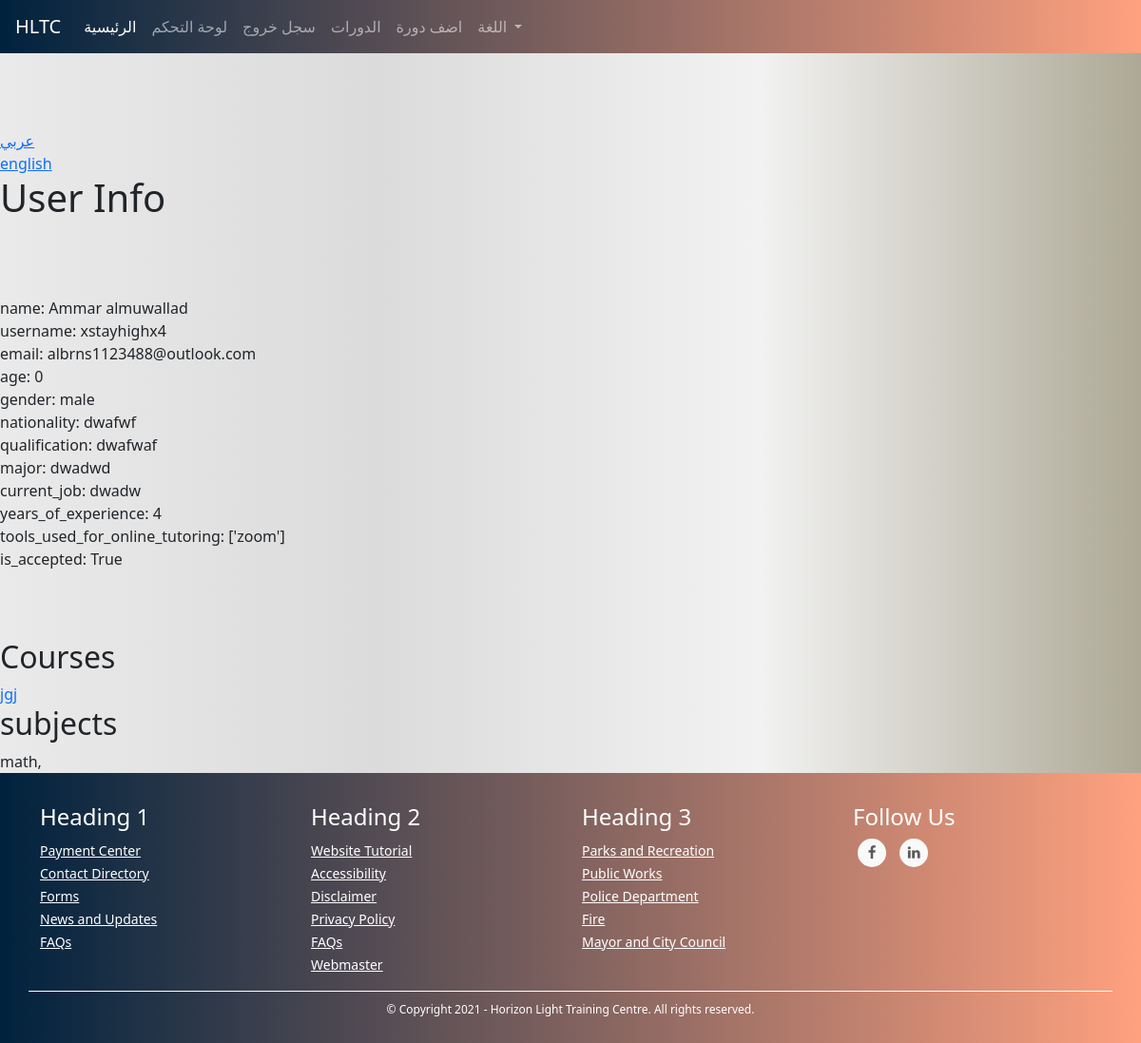
Before: /admins/user/3 (signed in) with the older database file.
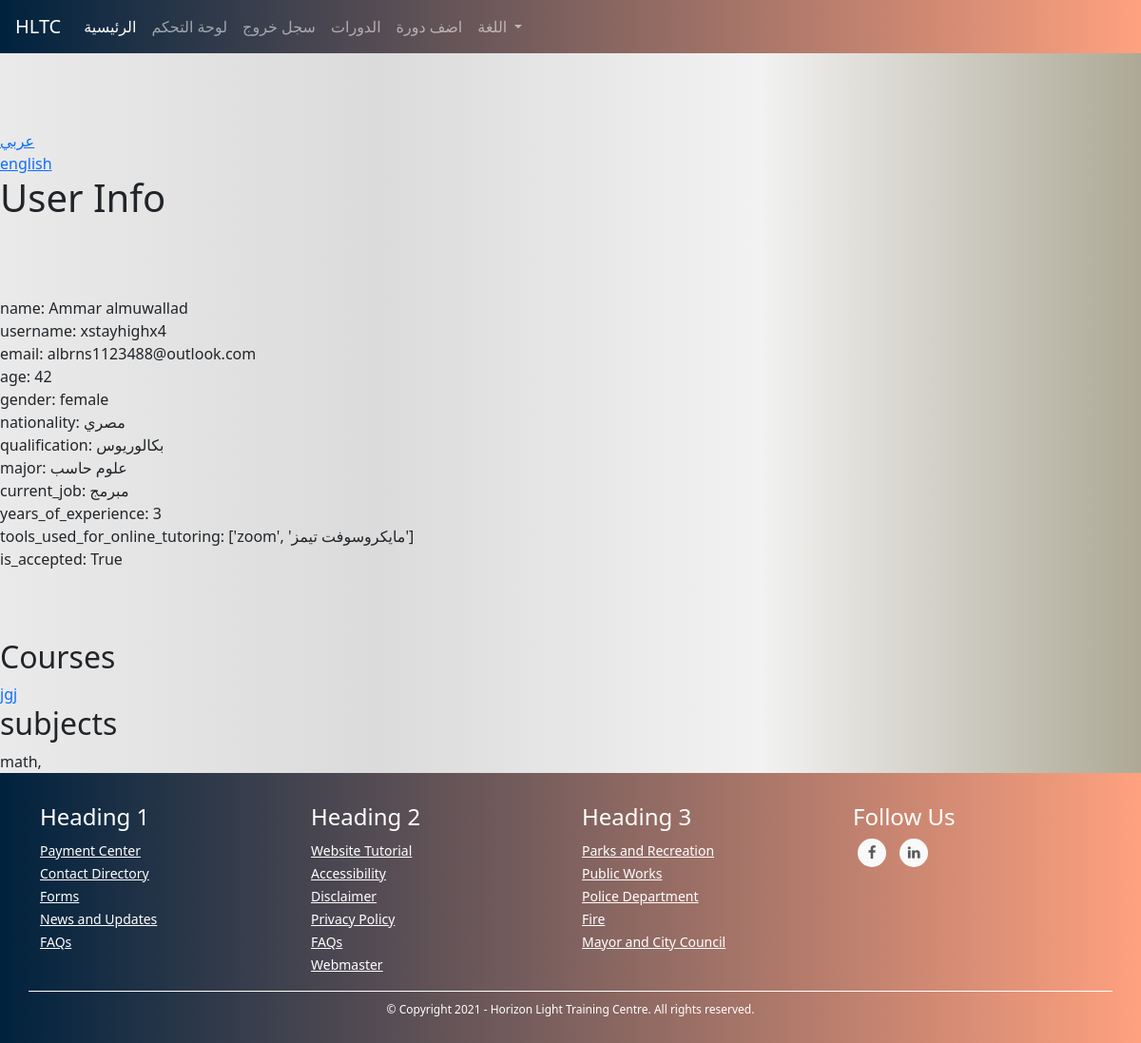
After: the same page with the newer database file.
### TUTOR/models.py (models this page shows, shortened)
class UserModel(db.Model, UserMixin):
    id = db.Column(db.Integer, primary_key=True)
    first_name = db.Column(db.String(128), nullable=False)
    last_name = db.Column(db.String(128), nullable=False)
    username = db.Column(db.String(20), unique=True, nullable=False)
    email = db.Column(db.String(256), unique=True, nullable=False)
    password = db.Column(db.String(255), nullable=False)
    user_type = db.Column(db.String(30), nullable=False)
    _gender = db.Column(db.Boolean, nullable=False, default=True)
    email_confirmation_code = db.Column(db.String(5), nullable=True)
    is_confirmed = db.Column(db.Boolean, nullable=False, default=False)
    creation_date = db.Column(db.DateTime, nullable=False, default=datetime.utcnow)
    admin_data_model = db.relationship('AdminDataModel', backref='user', uselist=False)
    tutor_data_model = db.relationship('TutorDataModel', backref='user', uselist=False)
    student_data_model = db.relationship('StudentDataModel', backref='user', uselist=False)
    @property
    def full_name(self):
        return self.first_name + " " + self.last_name
    @property
    def gender(self):
        return "male" if self._gender else "female"

class TutorDataModel(db.Model):
    id = db.Column(db.Integer, primary_key=True)
    date_of_birth = db.Column(db.DateTime, nullable=False)
    nationality = db.Column(db.String(30), nullable=False)
    qualification = db.Column(db.String(35), nullable=False)
    major = db.Column(db.String(35), nullable=False)
    current_job = db.Column(db.String(50), nullable=False)
    _subjects = db.Column(db.String(), nullable=False) # [subject1, subject2, ...]
    years_of_experience = db.Column(db.Integer, nullable=False)
    _tools_used_for_online_tutoring = db.Column(db.String(), nullable=False) # [tool1, tool2, ...]
    is_accepted = db.Column(db.Boolean, nullable=False, default=False)
    courses = db.relationship('CourseModel', backref='tutor')
    user_id = db.Column(db.Integer, db.ForeignKey('user_model.id'))
    @property
    def age(self):
        return int((datetime.date(datetime.utcnow()) - datetime.date(self.date_of_birth)).days / 365)
    @property
    def subjects(self):
        return json.loads(self._subjects)
    @property
    def tools_used_for_online_tutoring(self):
        return json.loads(self._tools_used_for_online_tutoring)

class CourseModel(db.Model):
    id = db.Column(db.Integer, primary_key=True)
    name = db.Column(db.String(130), nullable=False)
    description = db.Column(db.String(1000), nullable=False)
    subject = db.Column(db.String(), nullable=False)
    price = db.Column(db.Integer, nullable=False)
    min_students = db.Column(db.Integer, nullable=False)
    max_students = db.Column(db.Integer, nullable=False)
    currency = db.Column(db.String(3), nullable=False)
    began = db.Column(db.Boolean, nullable=False, default=False)
    ended = db.Column(db.Boolean, nullable=False, default=False)
    course_type = db.Column(db.Integer, nullable=False) # 1 for start when min number # 2 for start with min and date
    _period = db.Column(db.Integer, nullable=True) # days
    _start_date = db.Column(db.DateTime, nullable=True)
    _end_date = db.Column(db.DateTime, nullable=True)
    links = db.Column(db.String(), nullable=False) # {"zoom": "link", ....}
    weekly_time_table_json  = db.Column(db.String(1000), nullable=False) # {"saturday": {"from": ..., "to": ...}, ...}
    _state = db.Column(db.String(), nullable=False, default=json.dumps({"state_code": 1, "state_string": "لم تبدأ بعد", "allowed_actions": ["join", "view", "start", "cancel"]})) # {"state_code": 2, "state_string": "قائم", "allowed_actions": ["view", "end"]} {"state_code": 3, "state_string": "انتهى", "allowed_actions": ["delete"]} {"state_code": 4, "state_string": "ملغي", "allowed_actions": ["delete"]}
    number_of_students_paid = db.Column(db.Integer, nullable=False, default=0)
    have_sent_first_payment_emails = db.Column(db.Boolean, nullable=False, default=False)
    created_by_admin = db.Column(db.Boolean, nullable=False)
    creation_date = db.Column(db.DateTime, nullable=False, default=datetime.utcnow)
    payment_model = db.relationship('PaymentModel', backref='course', uselist=False)
    tutor_data_model_id = db.Column(db.Integer, db.ForeignKey('tutor_data_model.id'),
        nullable=False)
    def start(self):
        self.began = True
        self._state = json.dumps({"state_code": 2, "state_string": "قائم", "allowed_actions": ["view", "end"]})
        if self.course_type == 1:
            now = datetime.date(datetime.utcnow())
            self._start_date = now
            self._end_date = now + timedelta(days=self.period)
        db.session.commit()
        for sdm in self.students: # the paymetn is when a student joins not when the course begins bcz the course wont begin if students didn't pay
            send_student_course_start_email(sdm.user, self)
        send_tutor_course_start_email(self.tutor.user, self)
        return True
    def end(self):
        self.ended = True
        self._state = json.dumps({"state_code": 3, "state_string": "انتهى", "allowed_actions": ["delete"]})
        db.session.commit()
        for sdm in self.students:
            send_student_course_ended_email(sdm.user, self)
        send_tutor_course_ended_email(self.tutor.user, self)
        return True
    def cancel(self):
        self._state = json.dumps({"state_code": 4, "state_string": "ملغي", "allowed_actions": ["delete"]})
        db.session.commit()
        self.payment_model.refund_all()
        for sdm in self.students:
            send_student_course_canceled_email(sdm.user, self)
        send_tutor_course_canceled_email(self.tutor.user, self)

### TUTOR/ADMINISTRATION/routes.py (the view)
@admins_blueprint.route("/admins/user/<user_id>", methods=["GET"])
@login_required(ADMIN_TYPES)
def user_detailed_view(user_id): # admin only
    user = UserModel.query.get(user_id)
    user_type = user.user_type
    if user_type == "tutor":
        return render_template("admins/users/tutor.html", user=user)
    elif user_type == "student":
        return render_template("admins/users/student.html", user=user)
    elif user_type in ADMIN_TYPES:
        return render_template("admins/users/admin.html", user=user)

### TUTOR/templates/admins/users/tutor.html (shortened to what this page needs)
{% extends "template.html" %}
{% block content %}
    <br><br><br>
       {% include "snippets/language_select.html" %}
        <h1>User Info</h1>
        <br><br><br>
        name: {{ user.full_name }}
        <br>
        username: {{ user.username }}
        <br>
        email: {{ user.email }}
        <br>
        age: {{ user.tutor_data_model.age }}
        <br>
        gender: {{ user.gender }}
        <br>
        nationality: {{ user.tutor_data_model.nationality }}
        <br>
        qualification: {{ user.tutor_data_model.qualification }}
        <br>
        major: {{ user.tutor_data_model.major }}
        <br>
        current_job: {{ user.tutor_data_model.current_job }}
        <br>
        years_of_experience: {{ user.tutor_data_model.years_of_experience }}
        <br>
        tools_used_for_online_tutoring: {{ user.tutor_data_model.tools_used_for_online_tutoring }}
        <br>
        is_accepted: {{ user.tutor_data_model.is_accepted }}
        <br>
        <br><br><br>
        <h2>Courses</h2>
        {% for course in user.tutor_data_model.courses %}
            <a href="{{ url_for('courses_blueprint.course', course_id=course.id) }}">{{ course.name }}</a>
        {% endfor %}
        <br>
        <h2>subjects</h2>
        {% for subject in user.tutor_data_model.subjects %}
            {{ subject }},
        {% endfor %}
        <br>
{% endblock %}

### TUTOR/templates/template.html (shortened to what this page needs)
<!DOCTYPE html>
<html lang="en">
<head>
    <link rel="stylesheet" href="https://maxcdn.bootstrapcdn.com/bootstrap/4.0.0/css/bootstrap.min.css">
    <link href="https://cdn.jsdelivr.net/npm/bootstrap@5.0.0-beta1/dist/css/bootstrap.min.css" rel="stylesheet">
    <link href="https://maxcdn.bootstrapcdn.com/font-awesome/4.7.0/css/font-awesome.min.css" rel="stylesheet" >
    <link rel="stylesheet" href="{{ url_for('static', filename='css/footer.css') }}">
    <link rel="stylesheet" href="{{ url_for('static', filename='css/snippets/navbar.css') }}">
    <link rel="stylesheet" href="{{ url_for('static', filename='css/global.css') }}">
    <link rel="stylesheet" href="https://cdn.jsdelivr.net/npm/bootstrap-icons@1.3.0/font/bootstrap-icons.css">
</head>
<body>
    {% if current_user.is_authenticated %}
        {% if current_user.user_type == "tutor" %}
            {% include "snippets/tutors/header.html" %}
        {% elif current_user.user_type == "student" %}
            {% include "snippets/students/header.html" %}
        {% elif current_user.user_type in admin_types %}
            {% include "snippets/admins/header.html" %}
        {% endif %}
    {% else %}
        {% include "snippets/header.html" %}
    {% endif %}
    {% block content %}
    {% endblock %}
  {% include "snippets/footer.html" %}
</body>
</html>

### TUTOR/templates/snippets/admins/header.html (shortened to what this page needs)
<nav class="navbar navbar-expand-lg navbar-dark my-navbar">
    <a class="navbar-brand" href="#">HLTC</a>
    <div class="collapse navbar-collapse" id="navbarNav">
      <ul class="navbar-nav">
        <li class="nav-item active">
            <a class="nav-link" href="{{ url_for('main_blueprint.home') }}">الرئيسية</a>
          </li>
          <li class="nav-item">
            <a class="nav-link" href="{{ url_for('admins_blueprint.control_panel') }}">لوحة التحكم</a>
          </li>
        <li class="nav-item">
            <a class="nav-link" href="{{ url_for('users_blueprint.logout') }}">سجل خروج</a>
          </li>
        <li class="nav-item">
            <a class="nav-link" href="{{ url_for('courses_blueprint.courses') }}">الدورات</a>
        </li>
        <li class="nav-item">
            <a class="nav-link" href="{{ url_for('admins_blueprint.add_course') }}">اضف دورة</a>
        </li>
        {% include "snippets/language_select_bootstrap.html" %}
      </ul>
    </div>
  </nav>

### TUTOR/templates/snippets/language_select_bootstrap.html (shortened to what this page needs)
<li class="nav-item dropdown">
    <a class="nav-link dropdown-toggle" href="#" id="navbarDropdown" role="button" data-toggle="dropdown" aria-haspopup="true" aria-expanded="false">
      اللغة
    </a>
  </li>

### TUTOR/templates/snippets/language_select.html
{% for key, value in languages.items() %}
<a href="{{ url_for('main_blueprint.change_language', language=key, next=request.path) }}">{{ value }}</a>
<br>
{% endfor %}

### TUTOR/templates/snippets/footer.html (shortened to what this page needs)
<link rel="stylesheet" href="{{ url_for('static', filename='css/footer.css') }}">
<footer class="mainfooter" role="contentinfo">
    <div class="footer-middle">
    <div class="container">
      <div class="row">
        <div class="col-md-3 col-sm-6">
          <div class="footer-pad">
            <h4>Heading 1</h4>
            <ul class="list-unstyled">
              <li><a href="#">Payment Center</a></li>
              <li><a href="#">Contact Directory</a></li>
              <li><a href="#">Forms</a></li>
              <li><a href="#">News and Updates</a></li>
              <li><a href="#">FAQs</a></li>
            </ul>
          </div>
        </div>
        <div class="col-md-3 col-sm-6">
          <div class="footer-pad">
            <h4>Heading 2</h4>
            <ul class="list-unstyled">
              <li><a href="#">Website Tutorial</a></li>
              <li><a href="#">Accessibility</a></li>
              <li><a href="#">Disclaimer</a></li>
              <li><a href="#">Privacy Policy</a></li>
              <li><a href="#">FAQs</a></li>
              <li><a href="#">Webmaster</a></li>
            </ul>
          </div>
        </div>
        <div class="col-md-3 col-sm-6">
          <div class="footer-pad">
            <h4>Heading 3</h4>
            <ul class="list-unstyled">
              <li><a href="#">Parks and Recreation</a></li>
              <li><a href="#">Public Works</a></li>
              <li><a href="#">Police Department</a></li>
              <li><a href="#">Fire</a></li>
              <li><a href="#">Mayor and City Council</a></li>
            </ul>
          </div>
        </div>
          <div class="col-md-3">
              <h4>Follow Us</h4>
              <ul class="social-network social-circle">
               <li><a href="#" class="icoFacebook" title="Facebook"><i class="fa fa-facebook"></i></a></li>
               <li><a href="#" class="icoLinkedin" title="Linkedin"><i class="fa fa-linkedin"></i></a></li>
              </ul>
          </div>
      </div>
      <div class="row">
          <div class="col-md-12 copy">
              <p class="text-center">&copy; Copyright 2021 - Horizon Light Training Centre.  All rights reserved.</p>
          </div>
      </div>
    </div>
    </div>
  </footer>

Changed rows visible on the page:
changed UserModel "Ammar almuwallad": gender "male" → "female"
changed TutorDataModel "True": tutor_data_model.age "0" → "42"; tutor_data_model.nationality "dwafwf" → "مصري"; tutor_data_model.qualification "dwafwaf" → "بكالوريوس"; tutor_data_model.major "dwadwd" → "علوم حاسب"; tutor_data_model.current_job "dwadw" → "مبرمج"; tutor_data_model.years_of_experience "4" → "3"; tutor_data_model.tools_used_for_online_tutoring "['zoom']" → "['zoom', 'مايكروسوفت تيمز']"
